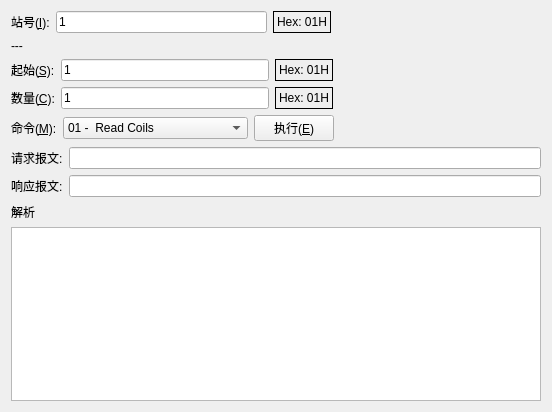
<?xml version="1.0" encoding="UTF-8"?>
<ui version="4.0">
 <class>Form</class>
 <widget class="QWidget" name="Form">
  <property name="geometry">
   <rect>
    <x>0</x>
    <y>0</y>
    <width>552</width>
    <height>412</height>
   </rect>
  </property>
  <property name="windowTitle">
   <string>Form</string>
  </property>
  <layout class="QVBoxLayout" name="verticalLayout">
   <item>
    <layout class="QHBoxLayout" name="horizontalLayout">
     <item>
      <widget class="QLabel" name="label">
       <property name="text">
        <string>站号(&amp;I):</string>
       </property>
       <property name="buddy">
        <cstring>lineEditStationID</cstring>
       </property>
      </widget>
     </item>
     <item>
      <widget class="QLineEdit" name="lineEditStationID">
       <property name="text">
        <string>1</string>
       </property>
      </widget>
     </item>
     <item>
      <widget class="QLabel" name="label_2">
       <property name="frameShape">
        <enum>QFrame::Box</enum>
       </property>
       <property name="text">
        <string>Hex: 01H</string>
       </property>
      </widget>
     </item>
     <item>
      <spacer name="horizontalSpacer">
       <property name="orientation">
        <enum>Qt::Horizontal</enum>
       </property>
       <property name="sizeHint" stdset="0">
        <size>
         <width>40</width>
         <height>20</height>
        </size>
       </property>
      </spacer>
     </item>
    </layout>
   </item>
   <item>
    <widget class="QLabel" name="label_10">
     <property name="text">
      <string>---</string>
     </property>
    </widget>
   </item>
   <item>
    <layout class="QHBoxLayout" name="horizontalLayout_2">
     <item>
      <widget class="QLabel" name="label_3">
       <property name="text">
        <string>起始(&amp;S):</string>
       </property>
       <property name="buddy">
        <cstring>lineEditStart</cstring>
       </property>
      </widget>
     </item>
     <item>
      <widget class="QLineEdit" name="lineEditStart">
       <property name="text">
        <string>1</string>
       </property>
      </widget>
     </item>
     <item>
      <widget class="QLabel" name="label_4">
       <property name="frameShape">
        <enum>QFrame::Box</enum>
       </property>
       <property name="text">
        <string>Hex: 01H</string>
       </property>
      </widget>
     </item>
     <item>
      <spacer name="horizontalSpacer_2">
       <property name="orientation">
        <enum>Qt::Horizontal</enum>
       </property>
       <property name="sizeHint" stdset="0">
        <size>
         <width>40</width>
         <height>20</height>
        </size>
       </property>
      </spacer>
     </item>
    </layout>
   </item>
   <item>
    <layout class="QHBoxLayout" name="horizontalLayout_3">
     <item>
      <widget class="QLabel" name="label_5">
       <property name="text">
        <string>数量(&amp;C):</string>
       </property>
       <property name="buddy">
        <cstring>lineEditEnd</cstring>
       </property>
      </widget>
     </item>
     <item>
      <widget class="QLineEdit" name="lineEditEnd">
       <property name="text">
        <string>1</string>
       </property>
      </widget>
     </item>
     <item>
      <widget class="QLabel" name="label_6">
       <property name="frameShape">
        <enum>QFrame::Box</enum>
       </property>
       <property name="text">
        <string>Hex: 01H</string>
       </property>
      </widget>
     </item>
     <item>
      <spacer name="horizontalSpacer_3">
       <property name="orientation">
        <enum>Qt::Horizontal</enum>
       </property>
       <property name="sizeHint" stdset="0">
        <size>
         <width>40</width>
         <height>20</height>
        </size>
       </property>
      </spacer>
     </item>
    </layout>
   </item>
   <item>
    <layout class="QHBoxLayout" name="horizontalLayout_6">
     <item>
      <widget class="QLabel" name="label_11">
       <property name="text">
        <string>命令(&amp;M):</string>
       </property>
       <property name="buddy">
        <cstring>comboBox</cstring>
       </property>
      </widget>
     </item>
     <item>
      <widget class="QComboBox" name="comboBox">
       <item>
        <property name="text">
         <string>01 -  Read Coils</string>
        </property>
       </item>
       <item>
        <property name="text">
         <string>02 - Read Discrete Inputs</string>
        </property>
       </item>
       <item>
        <property name="text">
         <string>03 - Read Holding Registers</string>
        </property>
       </item>
       <item>
        <property name="text">
         <string>04 - Read Input Registers</string>
        </property>
       </item>
       <item>
        <property name="text">
         <string>05 - Write Single Coil</string>
        </property>
       </item>
       <item>
        <property name="text">
         <string>06 - Write Single Register</string>
        </property>
       </item>
       <item>
        <property name="text">
         <string>0F - Write Multiple Coils</string>
        </property>
       </item>
       <item>
        <property name="text">
         <string>10 - Write Multiple registers</string>
        </property>
       </item>
      </widget>
     </item>
     <item>
      <widget class="QPushButton" name="pushButton_7">
       <property name="text">
        <string>执行(&amp;E)</string>
       </property>
      </widget>
     </item>
     <item>
      <spacer name="horizontalSpacer_4">
       <property name="orientation">
        <enum>Qt::Horizontal</enum>
       </property>
       <property name="sizeHint" stdset="0">
        <size>
         <width>40</width>
         <height>20</height>
        </size>
       </property>
      </spacer>
     </item>
    </layout>
   </item>
   <item>
    <layout class="QHBoxLayout" name="horizontalLayout_4">
     <item>
      <widget class="QLabel" name="label_7">
       <property name="text">
        <string>请求报文:</string>
       </property>
      </widget>
     </item>
     <item>
      <widget class="QLineEdit" name="lineEdit"/>
     </item>
    </layout>
   </item>
   <item>
    <layout class="QHBoxLayout" name="horizontalLayout_5">
     <item>
      <widget class="QLabel" name="label_8">
       <property name="text">
        <string>响应报文:</string>
       </property>
      </widget>
     </item>
     <item>
      <widget class="QLineEdit" name="lineEdit_2"/>
     </item>
    </layout>
   </item>
   <item>
    <widget class="QLabel" name="label_9">
     <property name="text">
      <string>解析</string>
     </property>
    </widget>
   </item>
   <item>
    <widget class="QTextBrowser" name="textBrowser"/>
   </item>
  </layout>
 </widget>
 <resources/>
 <connections/>
</ui>
